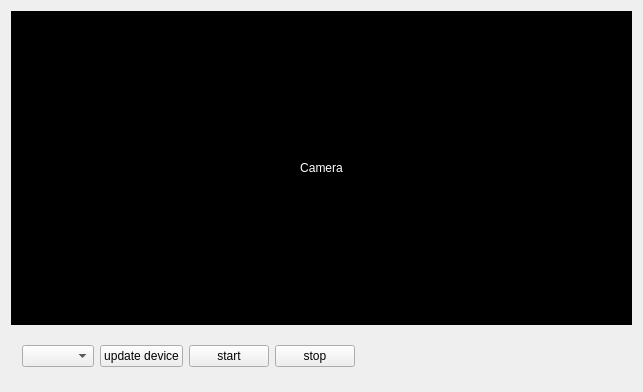
<?xml version="1.0" encoding="UTF-8"?>
<ui version="4.0">
 <class>Widget</class>
 <widget class="QWidget" name="Widget">
  <property name="geometry">
   <rect>
    <x>0</x>
    <y>0</y>
    <width>643</width>
    <height>392</height>
   </rect>
  </property>
  <property name="windowTitle">
   <string>Widget</string>
  </property>
  <layout class="QVBoxLayout" name="verticalLayout">
   <item>
    <widget class="QLabel" name="videoLabel">
     <property name="styleSheet">
      <string notr="true">background-color: rgb(0, 0, 0);
color: rgb(255, 255, 255);</string>
     </property>
     <property name="text">
      <string>Camera</string>
     </property>
     <property name="alignment">
      <set>Qt::AlignCenter</set>
     </property>
    </widget>
   </item>
   <item>
    <widget class="QWidget" name="controlWidget" native="true">
     <property name="maximumSize">
      <size>
       <width>16777215</width>
       <height>50</height>
      </size>
     </property>
     <layout class="QHBoxLayout" name="horizontalLayout">
      <item>
       <widget class="QComboBox" name="deviceComBox"/>
      </item>
      <item>
       <widget class="QPushButton" name="updateDeviceBtn">
        <property name="text">
         <string>update device</string>
        </property>
       </widget>
      </item>
      <item>
       <widget class="QPushButton" name="startBtn">
        <property name="text">
         <string>start</string>
        </property>
       </widget>
      </item>
      <item>
       <widget class="QPushButton" name="stopBtn">
        <property name="text">
         <string>stop</string>
        </property>
       </widget>
      </item>
      <item>
       <spacer name="horizontalSpacer">
        <property name="orientation">
         <enum>Qt::Horizontal</enum>
        </property>
        <property name="sizeHint" stdset="0">
         <size>
          <width>40</width>
          <height>20</height>
         </size>
        </property>
       </spacer>
      </item>
     </layout>
    </widget>
   </item>
  </layout>
 </widget>
 <layoutdefault spacing="6" margin="11"/>
 <resources/>
 <connections/>
</ui>
